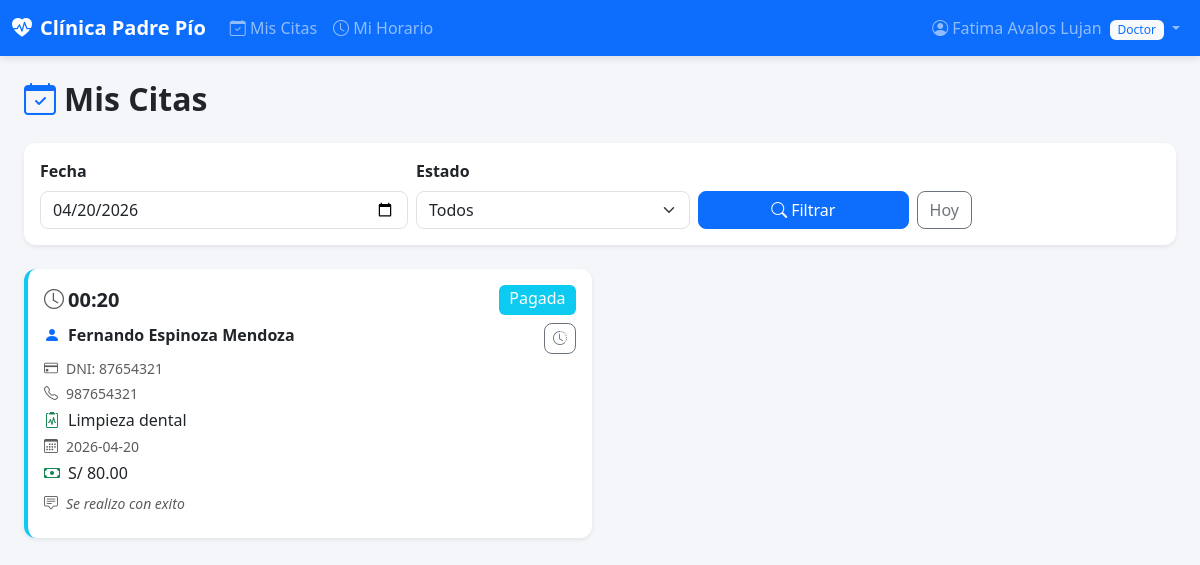
The app's page /doctor/citas (signed in) with its own data.
### tables this page shows
CREATE TABLE citas (
            id INTEGER PRIMARY KEY AUTOINCREMENT,
            codigo TEXT UNIQUE NOT NULL,
            paciente_id INTEGER NOT NULL,
            doctor_id INTEGER NOT NULL,
            servicio_id INTEGER NOT NULL,
            fecha TEXT NOT NULL,
            hora TEXT NOT NULL,
            estado TEXT DEFAULT 'confirmada' CHECK(estado IN ('confirmada','atendida','cancelada','no_asistio','pagada')),
            monto REAL NOT NULL,
            observaciones TEXT,
            creado_por INTEGER,
            fecha_creacion TEXT DEFAULT CURRENT_TIMESTAMP,
            FOREIGN KEY (paciente_id) REFERENCES pacientes(id),
            FOREIGN KEY (doctor_id) REFERENCES usuarios(id),
            FOREIGN KEY (servicio_id) REFERENCES servicios(id)
        );

CREATE TABLE pacientes (
            id INTEGER PRIMARY KEY AUTOINCREMENT,
            dni TEXT UNIQUE NOT NULL,
            nombres TEXT NOT NULL,
            apellidos TEXT NOT NULL,
            telefono TEXT,
            correo TEXT,
            direccion TEXT,
            fecha_nacimiento TEXT,
            sexo TEXT CHECK(sexo IN ('M','F')),
            fecha_registro TEXT DEFAULT CURRENT_TIMESTAMP
        );

CREATE TABLE servicios (
            id INTEGER PRIMARY KEY AUTOINCREMENT,
            nombre TEXT UNIQUE NOT NULL,
            descripcion TEXT,
            duracion INTEGER NOT NULL,
            buffer_limpieza INTEGER DEFAULT 0,
            costo REAL NOT NULL,
            estado TEXT DEFAULT 'activo' CHECK(estado IN ('activo','inactivo'))
        );

### app.py (the view)
@app.route('/doctor/citas')
@login_required(['doctor'])
def doctor_citas():
    db = get_db()
    fecha = request.args.get('fecha', date.today().isoformat())
    estado = request.args.get('estado', '')
    sql = '''SELECT c.*, p.nombres||' '||p.apellidos AS paciente,
             p.dni AS paciente_dni, p.telefono, s.nombre AS servicio
             FROM citas c
             JOIN pacientes p ON c.paciente_id=p.id
             JOIN servicios s ON c.servicio_id=s.id
             WHERE c.doctor_id=?'''
    params = [session['usuario_id']]
    if fecha:
        sql += " AND c.fecha=?"
        params.append(fecha)
    if estado:
        sql += " AND c.estado=?"
        params.append(estado)
    sql += " ORDER BY c.hora ASC"
    citas = db.execute(sql, params).fetchall()
    db.close()
    return render_template('doctor/citas.html', citas=citas, fecha=fecha, estado=estado)

### app.py (called while the page is built)
def login_required(roles=None):
    def decorator(f):
        @wraps(f)
        def wrapped(*args, **kwargs):
            if 'usuario_id' not in session:
                flash('Debes iniciar sesión.', 'warning')
                return redirect(url_for('login'))
            if roles and session.get('rol') not in roles:
                flash('No tienes permiso para acceder a esta sección.', 'danger')
                return redirect(url_for('dashboard'))
            return f(*args, **kwargs)
        return wrapped
    return decorator

### database.py (called while the page is built)
def get_db():
    conn = sqlite3.connect(DB_PATH)
    conn.row_factory = sqlite3.Row
    conn.execute("PRAGMA foreign_keys = ON")
    return conn

### templates/doctor/citas.html (shortened to what this page needs)
{% extends 'base.html' %}
{% block content %}
<h2 class="fw-bold mb-4"><i class="bi bi-calendar-check me-2 text-primary"></i>Mis Citas</h2>
<div class="card shadow-sm border-0 mb-4">
  <div class="card-body">
    <form method="GET" class="row g-2 align-items-end">
      <div class="col-md-4">
        <label class="form-label fw-semibold">Fecha</label>
        <input type="date" name="fecha" class="form-control" value="{{ fecha }}">
      </div>
      <div class="col-md-3">
        <label class="form-label fw-semibold">Estado</label>
        <select name="estado" class="form-select">
          <option value="">Todos</option>
        </select>
      </div>
      <div class="col-md-3 d-flex gap-2">
        <button type="submit" class="btn btn-primary flex-fill"><i class="bi bi-search me-1"></i>Filtrar</button>
        <a href="{{ url_for('doctor_citas') }}" class="btn btn-outline-secondary">Hoy</a>
      </div>
    </form>
  </div>
</div>
{% if citas %}
<div class="row g-3">
  {% for c in citas %}
  <div class="col-md-6">
    <div class="card shadow-sm border-0 h-100 border-start border-4
      {% if c.estado=='confirmada' %}border-primary
      {% elif c.estado=='atendida' %}border-success
      {% elif c.estado=='pagada' %}border-info
      {% elif c.estado=='no_asistio' %}border-warning
      {% else %}border-danger{% endif %}">
      <div class="card-body">
        <div class="d-flex justify-content-between mb-2">
          <span class="fw-bold fs-5"><i class="bi bi-clock me-1 text-muted"></i>{{ c.hora }}</span>
          <span class="badge fs-6 bg-{{ {'confirmada':'primary','atendida':'success','cancelada':'danger','no_asistio':'warning','pagada':'info'}.get(c.estado,'secondary') }}">
            {{ c.estado|replace('_',' ')|title }}
          </span>
        </div>
        <div class="d-flex justify-content-between align-items-start mb-1">
          <p class="mb-0 fw-bold"><i class="bi bi-person-fill me-2 text-primary"></i>{{ c.paciente }}</p>
          <a href="{{ url_for('doctor_historial_paciente', pid=c.paciente_id) }}" class="btn btn-sm btn-outline-secondary" title="Ver historial">
            <i class="bi bi-clock-history"></i>
          </a>
        </div>
        <p class="mb-1 text-muted small"><i class="bi bi-credit-card me-2"></i>DNI: {{ c.paciente_dni }}</p>
        {% if c.telefono %}<p class="mb-1 text-muted small"><i class="bi bi-telephone me-2"></i>{{ c.telefono }}</p>{% endif %}
        <p class="mb-1"><i class="bi bi-clipboard2-pulse me-2 text-success"></i>{{ c.servicio }}</p>
        <p class="mb-1 text-muted small"><i class="bi bi-calendar3 me-2"></i>{{ c.fecha }}</p>
        <p class="mb-2"><i class="bi bi-cash me-2 text-success"></i>S/ {{ "%.2f"|format(c.monto) }}</p>
        {% if c.observaciones %}
        <p class="mb-2 text-muted small fst-italic"><i class="bi bi-chat-square-text me-2"></i>{{ c.observaciones }}</p>
        {% endif %}
      </div>
    </div>
  </div>
  {% endfor %}
</div>
{% else %}
<div class="text-center py-5 text-muted">
  <i class="bi bi-calendar-x" style="font-size:3rem"></i>
  <p class="mt-2">No tienes citas para esta fecha/filtro.</p>
</div>
{% endif %}
{% endblock %}

### static/css/style.css (style rules this page uses)
body { background-color: #f5f6fa; font-family: 'Segoe UI', sans-serif; }
.card { border-radius: 12px; }
.badge { font-weight: 500; }
.btn { border-radius: 8px; }
.form-control, .form-select { border-radius: 8px; }

### records on screen
citas: hora "00:20", estado "Pagada", paciente "Fernando Espinoza Mendoza", paciente_dni "87654321", telefono "987654321", servicio "Limpieza dental", fecha "2026-04-20", monto "80.00", observaciones "Se realizo con exito"

### other values on screen
{{ session.nombre }} "Fatima Avalos Lujan"
{{ session.rol|title }} "Doctor"
